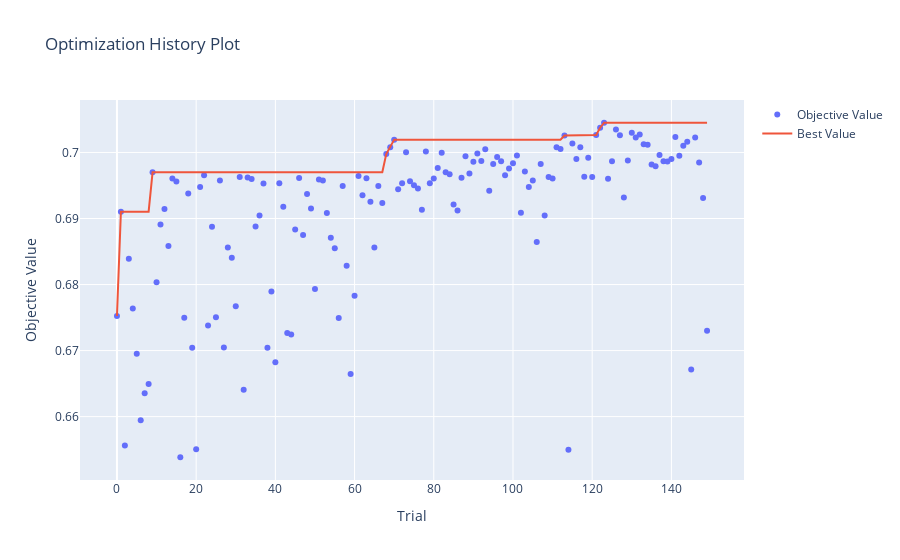
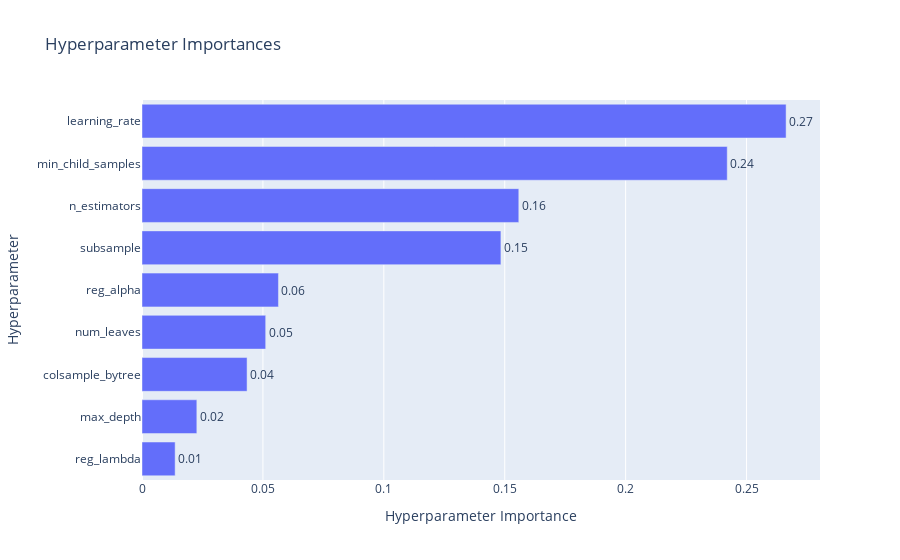
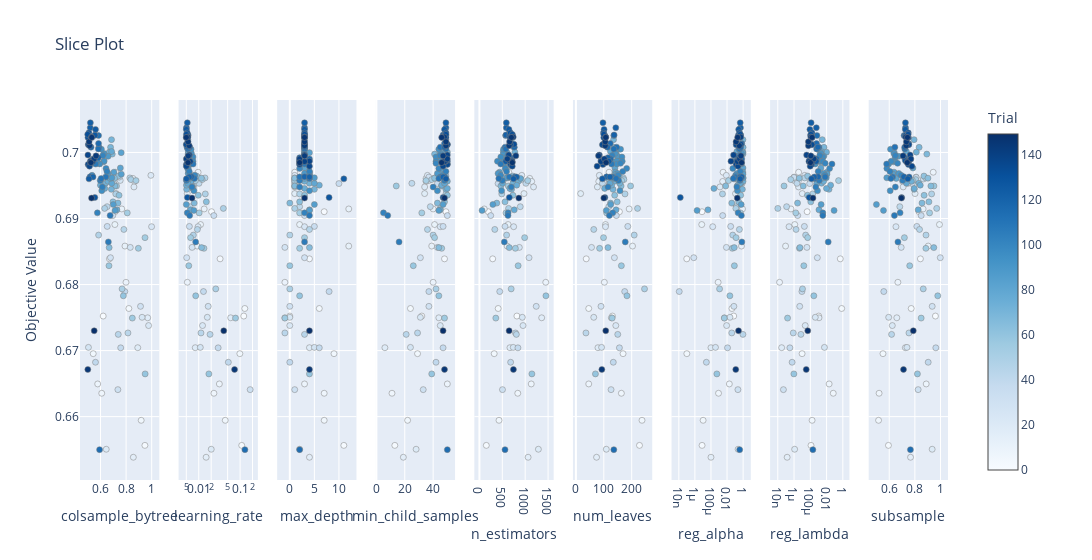

The notebook cell saved with these charts, in order:
### Code cell
# Trwa ze dwie minuty

# Niestety prowadzi do przeuczenia


import optuna
from sklearn.model_selection import cross_val_score

def objective(trial):

    params = {
        "objective": "binary",
        "metric": "auc",
        "random_state": RANDOM_SEED,
        "reg_alpha": trial.suggest_float("reg_alpha", 1e-8, 1.0, log=True),
        "reg_lambda": trial.suggest_float("reg_lambda", 1e-8, 1.0, log=True),
        "num_leaves": trial.suggest_int("num_leaves", 16, 256),
        "max_depth": trial.suggest_int("max_depth", -1, 12),
        "learning_rate": trial.suggest_float("learning_rate", 0.005, 0.2, log=True),
        "n_estimators": trial.suggest_int("n_estimators", 50, 1500),
        "subsample": trial.suggest_float("subsample", 0.5, 1.0),
        "colsample_bytree": trial.suggest_float("colsample_bytree", 0.5, 1.0),
        "min_child_samples": trial.suggest_int("min_child_samples", 5, 50),
    }

    model = lgb.LGBMClassifier(**params,verbose=-1)

    auc = cross_val_score(
        model,
        X_train_t,
        y_train_t,
        cv=3,
        scoring="roc_auc",
        n_jobs=-1
    ).mean()

    return auc


study = optuna.create_study(
    direction="maximize",
    study_name="lgbm_auc_bo"
)

study.optimize(objective, n_trials=150, show_progress_bar=True)

print("\nBest AUC:", study.best_value)
print("Best params:", study.best_params)

optuna.visualization.plot_optimization_history(study)
optuna.visualization.plot_param_importances(study)
optuna.visualization.plot_slice(study)

from optuna.visualization import plot_optimization_history, plot_param_importances, plot_slice

plot_optimization_history(study).show()
plot_param_importances(study).show()
plot_slice(study).show()

### Figure 1 — Plotly figure (JSON) as saved in the notebook; plotly's stock layout.template omitted (floating-point values rounded to 4 significant figures; data arrays with more than 128 entries replaced by an {"elided": "..."} marker saying what was removed)
{"data": [{"mode": "markers", "name": "Objective Value", "type": "scatter", "x": {"elided": "150 int values"}, "y": {"elided": "150 float values"}}, {"mode": "lines", "name": "Best Value", "type": "scatter", "x": {"elided": "150 int values"}, "y": {"elided": "150 float values"}}, {"marker": {"color": "#cccccc"}, "mode": "markers", "name": "Infeasible Trial", "showlegend": false, "type": "scatter", "x": [], "y": []}], "layout": {"title": {"text": "Optimization History Plot"}, "xaxis": {"title": {"text": "Trial"}}, "yaxis": {"title": {"text": "Objective Value"}}}}

### Figure 2 — Plotly figure (JSON) as saved in the notebook; plotly's stock layout.template omitted (floating-point values rounded to 4 significant figures)
{"data": [{"cliponaxis": false, "hovertemplate": ["reg_lambda (FloatDistribution): 0.013703637612063632<extra></extra>", "max_depth (IntDistribution): 0.022678664738476826<extra></extra>", "colsample_bytree (FloatDistribution): 0.04344980924811918<extra></extra>", "num_leaves (IntDistribution): 0.0511492992970499<extra></extra>", "reg_alpha (FloatDistribution): 0.05642581306478585<extra></extra>", "subsample (FloatDistribution): 0.14841880462785834<extra></extra>", "n_estimators (IntDistribution): 0.15581619659299092<extra></extra>", "min_child_samples (IntDistribution): 0.2420082681581471<extra></extra>", "learning_rate (FloatDistribution): 0.2663495066605082<extra></extra>"], "name": "Objective Value", "orientation": "h", "text": ["0.01", "0.02", "0.04", "0.05", "0.06", "0.15", "0.16", "0.24", "0.27"], "textposition": "outside", "type": "bar", "x": [0.0137, 0.02268, 0.04345, 0.05115, 0.05643, 0.1484, 0.1558, 0.242, 0.2663], "y": ["reg_lambda", "max_depth", "colsample_bytree", "num_leaves", "reg_alpha", "subsample", "n_estimators", "min_child_samples", "learning_rate"]}], "layout": {"title": {"text": "Hyperparameter Importances"}, "xaxis": {"title": {"text": "Hyperparameter Importance"}}, "yaxis": {"title": {"text": "Hyperparameter"}}}}

### Figure 3 — Plotly figure (JSON) as saved in the notebook; plotly's stock layout.template omitted (floating-point values rounded to 4 significant figures; data arrays with more than 128 entries replaced by an {"elided": "..."} marker saying what was removed)
{"data": [{"marker": {"color": {"elided": "150 int values"}, "colorbar": {"title": {"text": "Trial"}, "x": 1, "xpad": 40}, "colorscale": [[0, "rgb(247,251,255)"], [0.125, "rgb(222,235,247)"], [0.25, "rgb(198,219,239)"], [0.375, "rgb(158,202,225)"], [0.5, "rgb(107,174,214)"], [0.625, "rgb(66,146,198)"], [0.75, "rgb(33,113,181)"], [0.875, "rgb(8,81,156)"], [1, "rgb(8,48,107)"]], "line": {"color": "Grey", "width": 0.5}, "showscale": true}, "mode": "markers", "name": "Feasible Trial", "showlegend": false, "type": "scatter", "x": {"elided": "150 float values"}, "xaxis": "x", "y": {"elided": "150 float values"}, "yaxis": "y"}, {"marker": {"color": {"elided": "150 int values"}, "colorbar": {"title": {"text": "Trial"}, "x": 1, "xpad": 40}, "colorscale": [[0, "rgb(247,251,255)"], [0.125, "rgb(222,235,247)"], [0.25, "rgb(198,219,239)"], [0.375, "rgb(158,202,225)"], [0.5, "rgb(107,174,214)"], [0.625, "rgb(66,146,198)"], [0.75, "rgb(33,113,181)"], [0.875, "rgb(8,81,156)"], [1, "rgb(8,48,107)"]], "line": {"color": "Grey", "width": 0.5}, "showscale": false}, "mode": "markers", "name": "Feasible Trial", "showlegend": false, "type": "scatter", "x": {"elided": "150 float values"}, "xaxis": "x2", "y": {"elided": "150 float values"}, "yaxis": "y2"}, {"marker": {"color": {"elided": "150 int values"}, "colorbar": {"title": {"text": "Trial"}, "x": 1, "xpad": 40}, "colorscale": [[0, "rgb(247,251,255)"], [0.125, "rgb(222,235,247)"], [0.25, "rgb(198,219,239)"], [0.375, "rgb(158,202,225)"], [0.5, "rgb(107,174,214)"], [0.625, "rgb(66,146,198)"], [0.75, "rgb(33,113,181)"], [0.875, "rgb(8,81,156)"], [1, "rgb(8,48,107)"]], "line": {"color": "Grey", "width": 0.5}, "showscale": false}, "mode": "markers", "name": "Feasible Trial", "showlegend": false, "type": "scatter", "x": {"elided": "150 int values"}, "xaxis": "x3", "y": {"elided": "150 float values"}, "yaxis": "y3"}, {"marker": {"color": {"elided": "150 int values"}, "colorbar": {"title": {"text": "Trial"}, "x": 1, "xpad": 40}, "colorscale": [[0, "rgb(247,251,255)"], [0.125, "rgb(222,235,247)"], [0.25, "rgb(198,219,239)"], [0.375, "rgb(158,202,225)"], [0.5, "rgb(107,174,214)"], [0.625, "rgb(66,146,198)"], [0.75, "rgb(33,113,181)"], [0.875, "rgb(8,81,156)"], [1, "rgb(8,48,107)"]], "line": {"color": "Grey", "width": 0.5}, "showscale": false}, "mode": "markers", "name": "Feasible Trial", "showlegend": false, "type": "scatter", "x": {"elided": "150 int values"}, "xaxis": "x4", "y": {"elided": "150 float values"}, "yaxis": "y4"}, {"marker": {"color": {"elided": "150 int values"}, "colorbar": {"title": {"text": "Trial"}, "x": 1, "xpad": 40}, "colorscale": [[0, "rgb(247,251,255)"], [0.125, "rgb(222,235,247)"], [0.25, "rgb(198,219,239)"], [0.375, "rgb(158,202,225)"], [0.5, "rgb(107,174,214)"], [0.625, "rgb(66,146,198)"], [0.75, "rgb(33,113,181)"], [0.875, "rgb(8,81,156)"], [1, "rgb(8,48,107)"]], "line": {"color": "Grey", "width": 0.5}, "showscale": false}, "mode": "markers", "name": "Feasible Trial", "showlegend": false, "type": "scatter", "x": {"elided": "150 int values"}, "xaxis": "x5", "y": {"elided": "150 float values"}, "yaxis": "y5"}, {"marker": {"color": {"elided": "150 int values"}, "colorbar": {"title": {"text": "Trial"}, "x": 1, "xpad": 40}, "colorscale": [[0, "rgb(247,251,255)"], [0.125, "rgb(222,235,247)"], [0.25, "rgb(198,219,239)"], [0.375, "rgb(158,202,225)"], [0.5, "rgb(107,174,214)"], [0.625, "rgb(66,146,198)"], [0.75, "rgb(33,113,181)"], [0.875, "rgb(8,81,156)"], [1, "rgb(8,48,107)"]], "line": {"color": "Grey", "width": 0.5}, "showscale": false}, "mode": "markers", "name": "Feasible Trial", "showlegend": false, "type": "scatter", "x": {"elided": "150 int values"}, "xaxis": "x6", "y": {"elided": "150 float values"}, "yaxis": "y6"}, {"marker": {"color": {"elided": "150 int values"}, "colorbar": {"title": {"text": "Trial"}, "x": 1, "xpad": 40}, "colorscale": [[0, "rgb(247,251,255)"], [0.125, "rgb(222,235,247)"], [0.25, "rgb(198,219,239)"], [0.375, "rgb(158,202,225)"], [0.5, "rgb(107,174,214)"], [0.625, "rgb(66,146,198)"], [0.75, "rgb(33,113,181)"], [0.875, "rgb(8,81,156)"], [1, "rgb(8,48,107)"]], "line": {"color": "Grey", "width": 0.5}, "showscale": false}, "mode": "markers", "name": "Feasible Trial", "showlegend": false, "type": "scatter", "x": {"elided": "150 float values"}, "xaxis": "x7", "y": {"elided": "150 float values"}, "yaxis": "y7"}, {"marker": {"color": {"elided": "150 int values"}, "colorbar": {"title": {"text": "Trial"}, "x": 1, "xpad": 40}, "colorscale": [[0, "rgb(247,251,255)"], [0.125, "rgb(222,235,247)"], [0.25, "rgb(198,219,239)"], [0.375, "rgb(158,202,225)"], [0.5, "rgb(107,174,214)"], [0.625, "rgb(66,146,198)"], [0.75, "rgb(33,113,181)"], [0.875, "rgb(8,81,156)"], [1, "rgb(8,48,107)"]], "line": {"color": "Grey", "width": 0.5}, "showscale": false}, "mode": "markers", "name": "Feasible Trial", "showlegend": false, "type": "scatter", "x": {"elided": "150 float values"}, "xaxis": "x8", "y": {"elided": "150 float values"}, "yaxis": "y8"}, {"marker": {"color": {"elided": "150 int values"}, "colorbar": {"title": {"text": "Trial"}, "x": 1, "xpad": 40}, "colorscale": [[0, "rgb(247,251,255)"], [0.125, "rgb(222,235,247)"], [0.25, "rgb(198,219,239)"], [0.375, "rgb(158,202,225)"], [0.5, "rgb(107,174,214)"], [0.625, "rgb(66,146,198)"], [0.75, "rgb(33,113,181)"], [0.875, "rgb(8,81,156)"], [1, "rgb(8,48,107)"]], "line": {"color": "Grey", "width": 0.5}, "showscale": false}, "mode": "markers", "name": "Feasible Trial", "showlegend": false, "type": "scatter", "x": {"elided": "150 float values"}, "xaxis": "x9", "y": {"elided": "150 float values"}, "yaxis": "y9"}], "layout": {"title": {"text": "Slice Plot"}, "width": 2700, "xaxis": {"anchor": "y", "domain": [0, 0.09136], "title": {"text": "colsample_bytree"}}, "xaxis2": {"anchor": "y2", "domain": [0.1136, 0.2049], "title": {"text": "learning_rate"}, "type": "log"}, "xaxis3": {"anchor": "y3", "domain": [0.2272, 0.3185], "title": {"text": "max_depth"}}, "xaxis4": {"anchor": "y4", "domain": [0.3407, 0.4321], "title": {"text": "min_child_samples"}}, "xaxis5": {"anchor": "y5", "domain": [0.4543, 0.5457], "title": {"text": "n_estimators"}}, "xaxis6": {"anchor": "y6", "domain": [0.5679, 0.6593], "title": {"text": "num_leaves"}}, "xaxis7": {"anchor": "y7", "domain": [0.6815, 0.7728], "title": {"text": "reg_alpha"}, "type": "log"}, "xaxis8": {"anchor": "y8", "domain": [0.7951, 0.8864], "title": {"text": "reg_lambda"}, "type": "log"}, "xaxis9": {"anchor": "y9", "domain": [0.9086, 1], "title": {"text": "subsample"}}, "yaxis": {"anchor": "x", "domain": [0, 1], "title": {"text": "Objective Value"}}, "yaxis2": {"anchor": "x2", "domain": [0, 1], "matches": "y", "showticklabels": false}, "yaxis3": {"anchor": "x3", "domain": [0, 1], "matches": "y", "showticklabels": false}, "yaxis4": {"anchor": "x4", "domain": [0, 1], "matches": "y", "showticklabels": false}, "yaxis5": {"anchor": "x5", "domain": [0, 1], "matches": "y", "showticklabels": false}, "yaxis6": {"anchor": "x6", "domain": [0, 1], "matches": "y", "showticklabels": false}, "yaxis7": {"anchor": "x7", "domain": [0, 1], "matches": "y", "showticklabels": false}, "yaxis8": {"anchor": "x8", "domain": [0, 1], "matches": "y", "showticklabels": false}, "yaxis9": {"anchor": "x9", "domain": [0, 1], "matches": "y", "showticklabels": false}}}
